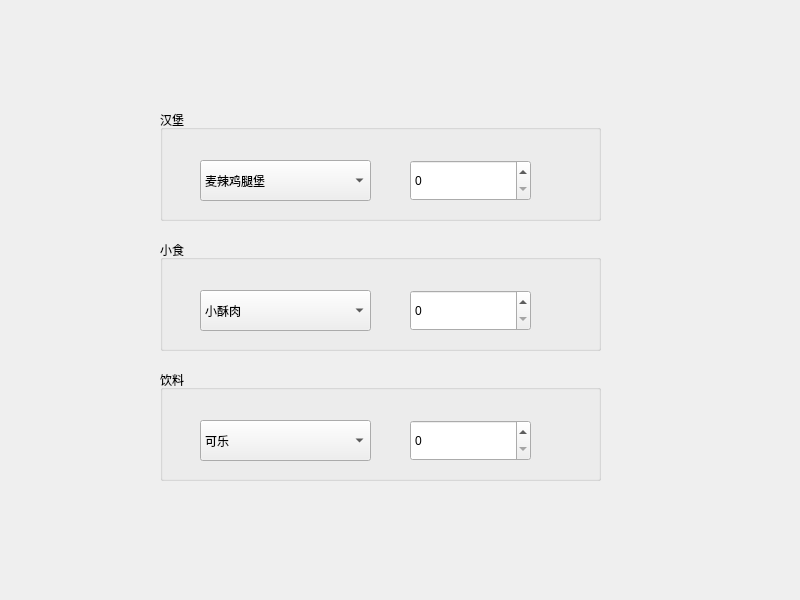
<?xml version="1.0" encoding="UTF-8"?>
<ui version="4.0">
 <class>Widget</class>
 <widget class="QWidget" name="Widget">
  <property name="geometry">
   <rect>
    <x>0</x>
    <y>0</y>
    <width>800</width>
    <height>600</height>
   </rect>
  </property>
  <property name="windowTitle">
   <string>Widget</string>
  </property>
  <widget class="QGroupBox" name="groupBox">
   <property name="geometry">
    <rect>
     <x>160</x>
     <y>110</y>
     <width>441</width>
     <height>111</height>
    </rect>
   </property>
   <property name="title">
    <string>汉堡</string>
   </property>
   <widget class="QComboBox" name="comboBox">
    <property name="geometry">
     <rect>
      <x>40</x>
      <y>50</y>
      <width>171</width>
      <height>41</height>
     </rect>
    </property>
    <item>
     <property name="text">
      <string>麦辣鸡腿堡</string>
     </property>
    </item>
    <item>
     <property name="text">
      <string>巨无霸</string>
     </property>
    </item>
    <item>
     <property name="text">
      <string>培根酥脆鸡腿堡</string>
     </property>
    </item>
   </widget>
   <widget class="QSpinBox" name="spinBox">
    <property name="geometry">
     <rect>
      <x>250</x>
      <y>50</y>
      <width>121</width>
      <height>41</height>
     </rect>
    </property>
   </widget>
  </widget>
  <widget class="QGroupBox" name="groupBox_2">
   <property name="geometry">
    <rect>
     <x>160</x>
     <y>240</y>
     <width>441</width>
     <height>111</height>
    </rect>
   </property>
   <property name="title">
    <string>小食</string>
   </property>
   <widget class="QComboBox" name="comboBox_2">
    <property name="geometry">
     <rect>
      <x>40</x>
      <y>50</y>
      <width>171</width>
      <height>41</height>
     </rect>
    </property>
    <item>
     <property name="text">
      <string>小酥肉</string>
     </property>
    </item>
    <item>
     <property name="text">
      <string>薯条</string>
     </property>
    </item>
    <item>
     <property name="text">
      <string>鸡柳</string>
     </property>
    </item>
   </widget>
   <widget class="QSpinBox" name="spinBox_2">
    <property name="geometry">
     <rect>
      <x>250</x>
      <y>50</y>
      <width>121</width>
      <height>41</height>
     </rect>
    </property>
   </widget>
  </widget>
  <widget class="QGroupBox" name="groupBox_3">
   <property name="geometry">
    <rect>
     <x>160</x>
     <y>370</y>
     <width>441</width>
     <height>111</height>
    </rect>
   </property>
   <property name="title">
    <string>饮料</string>
   </property>
   <widget class="QComboBox" name="comboBox_3">
    <property name="geometry">
     <rect>
      <x>40</x>
      <y>50</y>
      <width>171</width>
      <height>41</height>
     </rect>
    </property>
    <item>
     <property name="text">
      <string>可乐</string>
     </property>
    </item>
    <item>
     <property name="text">
      <string>雪碧</string>
     </property>
    </item>
   </widget>
   <widget class="QSpinBox" name="spinBox_3">
    <property name="geometry">
     <rect>
      <x>250</x>
      <y>50</y>
      <width>121</width>
      <height>41</height>
     </rect>
    </property>
   </widget>
  </widget>
 </widget>
 <resources/>
 <connections/>
</ui>
